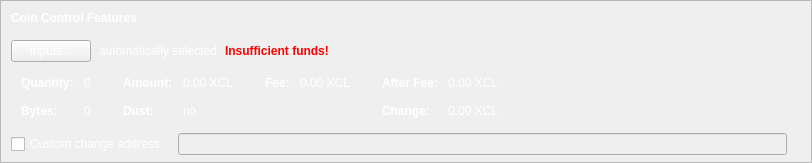
    <widget class="QFrame" name="frameCoinControl">
     <property name="sizePolicy">
      <sizepolicy hsizetype="Expanding" vsizetype="Expanding">
       <horstretch>0</horstretch>
       <verstretch>0</verstretch>
      </sizepolicy>
     </property>
     <property name="maximumSize">
      <size>
       <width>16777215</width>
       <height>16777215</height>
      </size>
     </property>
     <property name="frameShape">
      <enum>QFrame::StyledPanel</enum>
     </property>
     <property name="frameShadow">
      <enum>QFrame::Sunken</enum>
     </property>
     <layout class="QVBoxLayout" name="verticalLayoutCoinControl2">
      <property name="spacing">
       <number>0</number>
      </property>
      <property name="leftMargin">
       <number>0</number>
      </property>
      <property name="topMargin">
       <number>0</number>
      </property>
      <property name="rightMargin">
       <number>0</number>
      </property>
      <property name="bottomMargin">
       <number>6</number>
      </property>
      <item>
       <layout class="QVBoxLayout" name="verticalLayoutCoinControl" stretch="0,0,0,0,1">
        <property name="spacing">
         <number>0</number>
        </property>
        <property name="leftMargin">
         <number>10</number>
        </property>
        <property name="topMargin">
         <number>10</number>
        </property>
        <item>
         <layout class="QHBoxLayout" name="horizontalLayoutCoinControl1">
          <property name="bottomMargin">
           <number>15</number>
          </property>
          <item>
           <widget class="QLabel" name="labelCoinControlFeatures">
            <property name="sizePolicy">
             <sizepolicy hsizetype="Preferred" vsizetype="Maximum">
              <horstretch>0</horstretch>
              <verstretch>0</verstretch>
             </sizepolicy>
            </property>
            <property name="font">
             <font>
              <weight>75</weight>
              <bold>true</bold>
             </font>
            </property>
            <property name="styleSheet">
             <string notr="true">color: rgb(255, 255, 255);font-weight:bold;</string>
            </property>
            <property name="text">
             <string>Coin Control Features</string>
            </property>
           </widget>
          </item>
         </layout>
        </item>
        <item>
         <layout class="QHBoxLayout" name="horizontalLayoutCoinControl2" stretch="0,0,0,0">
          <property name="spacing">
           <number>8</number>
          </property>
          <property name="bottomMargin">
           <number>10</number>
          </property>
          <item>
           <widget class="QPushButton" name="pushButtonCoinControl">
            <property name="styleSheet">
             <string notr="true">color: rgb(255, 255, 255);</string>
            </property>
            <property name="text">
             <string>Inputs...</string>
            </property>
            <property name="autoDefault">
             <bool>false</bool>
            </property>
           </widget>
          </item>
          <item>
           <widget class="QLabel" name="labelCoinControlAutomaticallySelected">
            <property name="styleSheet">
             <string notr="true">color: rgb(255, 255, 255);</string>
            </property>
            <property name="text">
             <string>automatically selected</string>
            </property>
            <property name="margin">
             <number>5</number>
            </property>
           </widget>
          </item>
          <item>
           <widget class="QLabel" name="labelCoinControlInsuffFunds">
            <property name="font">
             <font>
              <weight>75</weight>
              <bold>true</bold>
             </font>
            </property>
            <property name="styleSheet">
             <string notr="true">color:red;font-weight:bold;</string>
            </property>
            <property name="text">
             <string>Insufficient funds!</string>
            </property>
            <property name="margin">
             <number>5</number>
            </property>
           </widget>
          </item>
          <item>
           <spacer name="horizontalSpacerCoinControl">
            <property name="orientation">
             <enum>Qt::Horizontal</enum>
            </property>
            <property name="sizeHint" stdset="0">
             <size>
              <width>40</width>
              <height>1</height>
             </size>
            </property>
           </spacer>
          </item>
         </layout>
        </item>
        <item>
         <widget class="QWidget" name="widgetCoinControl" native="true">
          <property name="sizePolicy">
           <sizepolicy hsizetype="Preferred" vsizetype="Preferred">
            <horstretch>0</horstretch>
            <verstretch>0</verstretch>
           </sizepolicy>
          </property>
          <property name="minimumSize">
           <size>
            <width>0</width>
            <height>0</height>
           </size>
          </property>
          <property name="styleSheet">
           <string notr="true"/>
          </property>
          <layout class="QHBoxLayout" name="horizontalLayoutCoinControl5">
           <property name="leftMargin">
            <number>0</number>
           </property>
           <property name="topMargin">
            <number>0</number>
           </property>
           <property name="rightMargin">
            <number>0</number>
           </property>
           <property name="bottomMargin">
            <number>0</number>
           </property>
           <item>
            <layout class="QHBoxLayout" name="horizontalLayoutCoinControl3" stretch="0,0,0,1">
             <property name="spacing">
              <number>20</number>
             </property>
             <property name="topMargin">
              <number>0</number>
             </property>
             <property name="bottomMargin">
              <number>10</number>
             </property>
             <item>
              <layout class="QFormLayout" name="formLayoutCoinControl1">
               <property name="horizontalSpacing">
                <number>10</number>
               </property>
               <property name="verticalSpacing">
                <number>14</number>
               </property>
               <property name="leftMargin">
                <number>10</number>
               </property>
               <property name="topMargin">
                <number>4</number>
               </property>
               <property name="rightMargin">
                <number>6</number>
               </property>
               <item row="0" column="0">
                <widget class="QLabel" name="labelCoinControlQuantityText">
                 <property name="font">
                  <font>
                   <weight>75</weight>
                   <bold>true</bold>
                  </font>
                 </property>
                 <property name="styleSheet">
                  <string notr="true">color: rgb(255, 255, 255);</string>
                 </property>
                 <property name="text">
                  <string>Quantity:</string>
                 </property>
                 <property name="margin">
                  <number>0</number>
                 </property>
                </widget>
               </item>
               <item row="0" column="1">
                <widget class="QLabel" name="labelCoinControlQuantity">
                 <property name="cursor">
                  <cursorShape>IBeamCursor</cursorShape>
                 </property>
                 <property name="contextMenuPolicy">
                  <enum>Qt::ActionsContextMenu</enum>
                 </property>
                 <property name="styleSheet">
                  <string notr="true">color: rgb(255, 255, 255);</string>
                 </property>
                 <property name="text">
                  <string notr="true">0</string>
                 </property>
                 <property name="margin">
                  <number>0</number>
                 </property>
                 <property name="textInteractionFlags">
                  <set>Qt::LinksAccessibleByMouse|Qt::TextSelectableByKeyboard|Qt::TextSelectableByMouse</set>
                 </property>
                </widget>
               </item>
               <item row="1" column="0">
                <widget class="QLabel" name="labelCoinControlBytesText">
                 <property name="font">
                  <font>
                   <weight>75</weight>
                   <bold>true</bold>
                  </font>
                 </property>
                 <property name="styleSheet">
                  <string notr="true">color: rgb(255, 255, 255);</string>
                 </property>
                 <property name="text">
                  <string>Bytes:</string>
                 </property>
                </widget>
               </item>
               <item row="1" column="1">
                <widget class="QLabel" name="labelCoinControlBytes">
                 <property name="cursor">
                  <cursorShape>IBeamCursor</cursorShape>
                 </property>
                 <property name="contextMenuPolicy">
                  <enum>Qt::ActionsContextMenu</enum>
                 </property>
                 <property name="styleSheet">
                  <string notr="true">color: rgb(255, 255, 255);</string>
                 </property>
                 <property name="text">
                  <string notr="true">0</string>
                 </property>
                 <property name="textInteractionFlags">
                  <set>Qt::LinksAccessibleByMouse|Qt::TextSelectableByKeyboard|Qt::TextSelectableByMouse</set>
                 </property>
                </widget>
               </item>
              </layout>
             </item>
             <item>
              <layout class="QFormLayout" name="formLayoutCoinControl2">
               <property name="horizontalSpacing">
                <number>10</number>
               </property>
               <property name="verticalSpacing">
                <number>14</number>
               </property>
               <property name="leftMargin">
                <number>6</number>
               </property>
               <property name="topMargin">
                <number>4</number>
               </property>
               <property name="rightMargin">
                <number>6</number>
               </property>
               <item row="0" column="0">
                <widget class="QLabel" name="labelCoinControlAmountText">
                 <property name="font">
                  <font>
                   <weight>75</weight>
                   <bold>true</bold>
                  </font>
                 </property>
                 <property name="styleSheet">
                  <string notr="true">color: rgb(255, 255, 255);</string>
                 </property>
                 <property name="text">
                  <string>Amount:</string>
                 </property>
                 <property name="margin">
                  <number>0</number>
                 </property>
                </widget>
               </item>
               <item row="0" column="1">
                <widget class="QLabel" name="labelCoinControlAmount">
                 <property name="cursor">
                  <cursorShape>IBeamCursor</cursorShape>
                 </property>
                 <property name="contextMenuPolicy">
                  <enum>Qt::ActionsContextMenu</enum>
                 </property>
                 <property name="styleSheet">
                  <string notr="true">color: rgb(255, 255, 255);</string>
                 </property>
                 <property name="text">
                  <string notr="true">0.00 XCL</string>
                 </property>
                 <property name="textInteractionFlags">
                  <set>Qt::LinksAccessibleByMouse|Qt::TextSelectableByKeyboard|Qt::TextSelectableByMouse</set>
                 </property>
                </widget>
               </item>
               <item row="1" column="0">
                <widget class="QLabel" name="labelCoinControlLowOutputText">
                 <property name="font">
                  <font>
                   <weight>75</weight>
                   <bold>true</bold>
                  </font>
                 </property>
                 <property name="styleSheet">
                  <string notr="true">color: rgb(255, 255, 255);</string>
                 </property>
                 <property name="text">
                  <string>Dust:</string>
                 </property>
                </widget>
               </item>
               <item row="1" column="1">
                <widget class="QLabel" name="labelCoinControlLowOutput">
                 <property name="cursor">
                  <cursorShape>IBeamCursor</cursorShape>
                 </property>
                 <property name="contextMenuPolicy">
                  <enum>Qt::ActionsContextMenu</enum>
                 </property>
                 <property name="styleSheet">
                  <string notr="true">color: rgb(255, 255, 255);</string>
                 </property>
                 <property name="text">
                  <string notr="true">no</string>
                 </property>
                 <property name="textInteractionFlags">
                  <set>Qt::LinksAccessibleByMouse|Qt::TextSelectableByKeyboard|Qt::TextSelectableByMouse</set>
                 </property>
                </widget>
               </item>
              </layout>
             </item>
             <item>
              <layout class="QFormLayout" name="formLayoutCoinControl3">
               <property name="horizontalSpacing">
                <number>10</number>
               </property>
               <property name="verticalSpacing">
                <number>14</number>
               </property>
               <property name="leftMargin">
                <number>6</number>
               </property>
               <property name="topMargin">
                <number>4</number>
               </property>
               <property name="rightMargin">
                <number>6</number>
               </property>
               <item row="0" column="0">
                <widget class="QLabel" name="labelCoinControlFeeText">
                 <property name="font">
                  <font>
                   <weight>75</weight>
                   <bold>true</bold>
                  </font>
                 </property>
                 <property name="styleSheet">
                  <string notr="true">color: rgb(255, 255, 255);</string>
                 </property>
                 <property name="text">
                  <string>Fee:</string>
                 </property>
                 <property name="margin">
                  <number>0</number>
                 </property>
                </widget>
               </item>
               <item row="0" column="1">
                <widget class="QLabel" name="labelCoinControlFee">
                 <property name="cursor">
                  <cursorShape>IBeamCursor</cursorShape>
                 </property>
                 <property name="contextMenuPolicy">
                  <enum>Qt::ActionsContextMenu</enum>
                 </property>
                 <property name="styleSheet">
                  <string notr="true">color: rgb(255, 255, 255);</string>
                 </property>
                 <property name="text">
                  <string notr="true">0.00 XCL</string>
                 </property>
                 <property name="textInteractionFlags">
                  <set>Qt::LinksAccessibleByMouse|Qt::TextSelectableByKeyboard|Qt::TextSelectableByMouse</set>
                 </property>
                </widget>
               </item>
              </layout>
             </item>
             <item>
              <layout class="QFormLayout" name="formLayoutCoinControl4">
               <property name="horizontalSpacing">
                <number>10</number>
               </property>
               <property name="verticalSpacing">
                <number>14</number>
               </property>
               <property name="leftMargin">
                <number>6</number>
               </property>
               <property name="topMargin">
                <number>4</number>
               </property>
               <property name="rightMargin">
                <number>6</number>
               </property>
               <item row="0" column="0">
                <widget class="QLabel" name="labelCoinControlAfterFeeText">
                 <property name="font">
                  <font>
                   <weight>75</weight>
                   <bold>true</bold>
                  </font>
                 </property>
                 <property name="styleSheet">
                  <string notr="true">color: rgb(255, 255, 255);</string>
                 </property>
                 <property name="text">
                  <string>After Fee:</string>
                 </property>
                 <property name="margin">
                  <number>0</number>
                 </property>
                </widget>
               </item>
               <item row="0" column="1">
                <widget class="QLabel" name="labelCoinControlAfterFee">
                 <property name="cursor">
                  <cursorShape>IBeamCursor</cursorShape>
                 </property>
                 <property name="contextMenuPolicy">
                  <enum>Qt::ActionsContextMenu</enum>
                 </property>
                 <property name="styleSheet">
                  <string notr="true">color: rgb(255, 255, 255);</string>
                 </property>
                 <property name="text">
                  <string notr="true">0.00 XCL</string>
                 </property>
                 <property name="textInteractionFlags">
                  <set>Qt::LinksAccessibleByMouse|Qt::TextSelectableByKeyboard|Qt::TextSelectableByMouse</set>
                 </property>
                </widget>
               </item>
               <item row="1" column="0">
                <widget class="QLabel" name="labelCoinControlChangeText">
                 <property name="font">
                  <font>
                   <weight>75</weight>
                   <bold>true</bold>
                  </font>
                 </property>
                 <property name="styleSheet">
                  <string notr="true">color: rgb(255, 255, 255);</string>
                 </property>
                 <property name="text">
                  <string>Change:</string>
                 </property>
                </widget>
               </item>
               <item row="1" column="1">
                <widget class="QLabel" name="labelCoinControlChange">
                 <property name="cursor">
                  <cursorShape>IBeamCursor</cursorShape>
                 </property>
                 <property name="contextMenuPolicy">
                  <enum>Qt::ActionsContextMenu</enum>
                 </property>
                 <property name="styleSheet">
                  <string notr="true">color: rgb(255, 255, 255);</string>
                 </property>
                 <property name="text">
                  <string notr="true">0.00 XCL</string>
                 </property>
                 <property name="textInteractionFlags">
                  <set>Qt::LinksAccessibleByMouse|Qt::TextSelectableByKeyboard|Qt::TextSelectableByMouse</set>
                 </property>
                </widget>
               </item>
              </layout>
             </item>
            </layout>
           </item>
          </layout>
         </widget>
        </item>
        <item>
         <layout class="QHBoxLayout" name="horizontalLayoutCoinControl4" stretch="0,0,0">
          <property name="spacing">
           <number>12</number>
          </property>
          <property name="sizeConstraint">
           <enum>QLayout::SetDefaultConstraint</enum>
          </property>
          <property name="topMargin">
           <number>5</number>
          </property>
          <property name="rightMargin">
           <number>5</number>
          </property>
          <item>
           <widget class="QCheckBox" name="checkBoxCoinControlChange">
            <property name="toolTip">
             <string>If this is activated, but the change address is empty or invalid, change will be sent to a newly generated address.</string>
            </property>
            <property name="styleSheet">
             <string notr="true">color: rgb(255, 255, 255);</string>
            </property>
            <property name="text">
             <string>Custom change address</string>
            </property>
           </widget>
          </item>
          <item>
           <widget class="QValidatedLineEdit" name="lineEditCoinControlChange">
            <property name="enabled">
             <bool>false</bool>
            </property>
            <property name="sizePolicy">
             <sizepolicy hsizetype="Expanding" vsizetype="Fixed">
              <horstretch>0</horstretch>
              <verstretch>0</verstretch>
             </sizepolicy>
            </property>
           </widget>
          </item>
          <item>
           <widget class="QLabel" name="labelCoinControlChangeLabel">
            <property name="sizePolicy">
             <sizepolicy hsizetype="Preferred" vsizetype="Expanding">
              <horstretch>0</horstretch>
              <verstretch>0</verstretch>
             </sizepolicy>
            </property>
            <property name="minimumSize">
             <size>
              <width>0</width>
              <height>0</height>
             </size>
            </property>
            <property name="text">
             <string/>
            </property>
            <property name="margin">
             <number>3</number>
            </property>
           </widget>
          </item>
         </layout>
        </item>
        <item>
         <spacer name="verticalSpacerCoinControl">
          <property name="orientation">
           <enum>Qt::Vertical</enum>
          </property>
          <property name="sizeHint" stdset="0">
           <size>
            <width>800</width>
            <height>1</height>
           </size>
          </property>
         </spacer>
        </item>
       </layout>
      </item>
     </layout>
    </widget>
